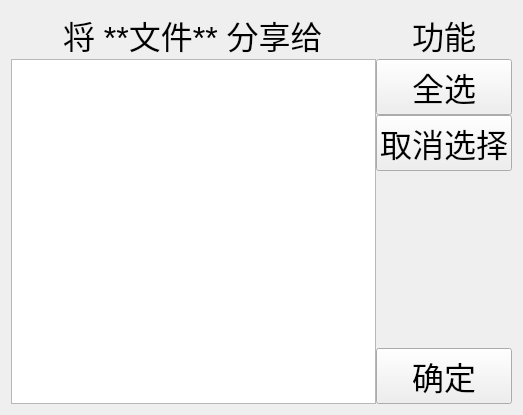
<?xml version="1.0" encoding="UTF-8"?>
<ui version="4.0">
 <class>Share</class>
 <widget class="QWidget" name="Share">
  <property name="geometry">
   <rect>
    <x>0</x>
    <y>0</y>
    <width>523</width>
    <height>415</height>
   </rect>
  </property>
  <property name="windowTitle">
   <string>Form</string>
  </property>
  <layout class="QHBoxLayout" name="horizontalLayout">
   <property name="spacing">
    <number>0</number>
   </property>
   <item>
    <layout class="QGridLayout" name="gridLayout_2">
     <property name="spacing">
      <number>0</number>
     </property>
     <item row="0" column="0" alignment="Qt::AlignHCenter|Qt::AlignVCenter">
      <widget class="QLabel" name="FriendLabel">
       <property name="font">
        <font>
         <pointsize>24</pointsize>
        </font>
       </property>
       <property name="text">
        <string>将 **文件** 分享给</string>
       </property>
       <property name="textFormat">
        <enum>Qt::MarkdownText</enum>
       </property>
      </widget>
     </item>
     <item row="1" column="0">
      <widget class="QListWidget" name="FriendLW">
       <property name="selectionMode">
        <enum>QAbstractItemView::MultiSelection</enum>
       </property>
      </widget>
     </item>
    </layout>
   </item>
   <item>
    <layout class="QGridLayout" name="gridLayout">
     <property name="spacing">
      <number>0</number>
     </property>
     <item row="0" column="0" alignment="Qt::AlignHCenter|Qt::AlignVCenter">
      <widget class="QLabel" name="FunctionLabel">
       <property name="font">
        <font>
         <pointsize>24</pointsize>
        </font>
       </property>
       <property name="text">
        <string>功能</string>
       </property>
       <property name="textFormat">
        <enum>Qt::MarkdownText</enum>
       </property>
      </widget>
     </item>
     <item row="1" column="0">
      <widget class="QPushButton" name="SelectAllPB">
       <property name="font">
        <font>
         <pointsize>24</pointsize>
        </font>
       </property>
       <property name="text">
        <string>全选</string>
       </property>
      </widget>
     </item>
     <item row="2" column="0">
      <widget class="QPushButton" name="CancelSelectPB">
       <property name="font">
        <font>
         <pointsize>24</pointsize>
        </font>
       </property>
       <property name="text">
        <string>取消选择</string>
       </property>
      </widget>
     </item>
     <item row="3" column="0">
      <spacer name="verticalSpacer">
       <property name="orientation">
        <enum>Qt::Vertical</enum>
       </property>
       <property name="sizeHint" stdset="0">
        <size>
         <width>20</width>
         <height>40</height>
        </size>
       </property>
      </spacer>
     </item>
     <item row="4" column="0">
      <widget class="QPushButton" name="ConfirmPB">
       <property name="font">
        <font>
         <pointsize>24</pointsize>
        </font>
       </property>
       <property name="text">
        <string>确定</string>
       </property>
       <property name="flat">
        <bool>false</bool>
       </property>
      </widget>
     </item>
    </layout>
   </item>
  </layout>
 </widget>
 <resources/>
 <connections/>
</ui>
